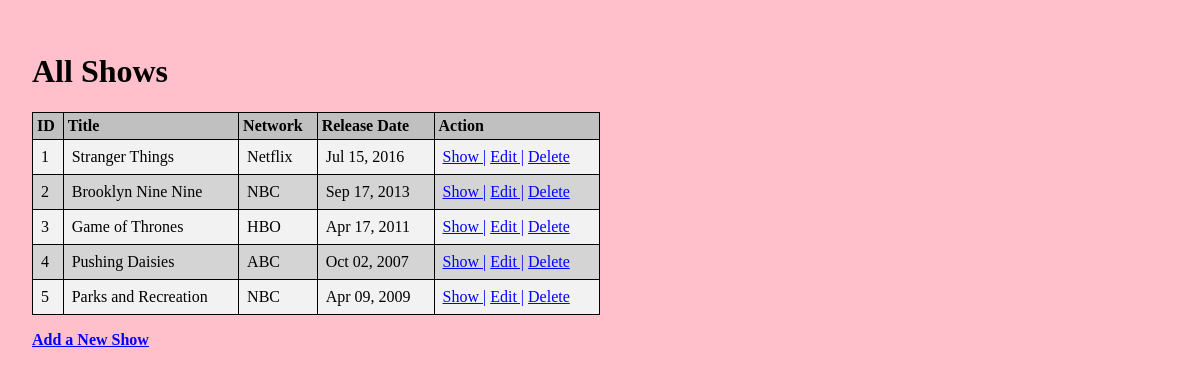
/shows, run on the app's committed database.
### TV_app/models.py (models this page shows)
class Show(models.Model):
    title = models.CharField(max_length=255)
    network = models.CharField(max_length=45)
    desc = models.TextField(default="cool film")
    release_date = models.DateTimeField(null=True)
    created_at = models.DateTimeField(auto_now_add=True)
    updated_at = models.DateTimeField(auto_now=True)
    objects = ShowManager()

### TV_app/views.py (the view)
# urls.py: path('shows', views.showAll),
def showAll(request):
    all_shows = Show.objects.all()
    context = {
        'all_shows':all_shows,
    }
    return render(request, 'show_all.html', context)

### TV_app/templates/show_all.html (shortened to what this page needs)
<!DOCTYPE html>
<html lang="en">
<head>
    {% load static %}
    <link rel="stylesheet" href="{% static 'css/TVstyle.css' %}">
</head>
<body>
    <h1>All Shows</h1>
    <table>
        <tr>
            <th>ID</th>
            <th>Title</th>
            <th>Network</th>
            <th>Release Date</th>
            <th>Action</th>
        </tr>
        {% for show in all_shows %}
        <tr>
            <td>{{ show.id }}</td>
            <td>{{ show.title }}</td>
            <td>{{ show.network }}</td>
            <td>{{ show.release_date|date:"M d, Y" }}</td>
            <td>
                <a href="/shows/{{show.id}}">Show |</a>
                <a href="/shows/{{show.id}}/edit">Edit |</a>
                <a href="/delete/{{show.id}}">Delete</a>
            </td>
        </tr>
        {% endfor %}
    </table>
    <strong><a href="/shows/new">Add a New Show</a></strong>
</body>
</html>

### TV_app/static/css/TVstyle.css (style rules this page uses)
body { padding: 1.5em; background-color:pink; }
table, td, th { border: 1px solid black; }
table { border-collapse: collapse; width: 50%; margin-bottom: 1em; }
th, td { text-align: left; padding: 8px; }
th { background-color:silver; padding: 4px; }
tr:nth-child(even) { background-color: #f2f2f2 }
tr { background-color: rgb(213, 212, 212); }
a { color: blue; }

### data on the page
Show: id "1", title "Stranger Things", network "Netflix", release_date "Jul 15, 2016"
Show: id "2", title "Brooklyn Nine Nine", network "NBC", release_date "Sep 17, 2013"
Show: id "3", title "Game of Thrones", network "HBO", release_date "Apr 17, 2011"
Show: id "4", title "Pushing Daisies", network "ABC", release_date "Oct 02, 2007"
Show: id "5", title "Parks and Recreation", network "NBC", release_date "Apr 09, 2009"
